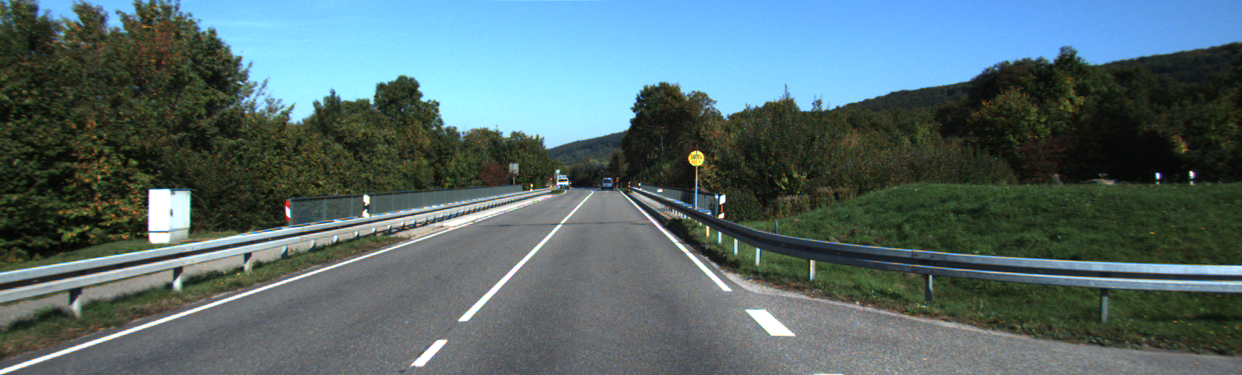
//> input picture input.png, 1242 x 375 px
$ ./lab4   (built with g++ and OpenCV 4)
//> lines starting //> are read from the running program, lines starting //| are printed output that depends on the picture; after the words box and inside, x2 and y2 are one past the last pixel; in counts of white or black regions, pixels touching at a corner belong together
//> further down, input_img is the input picture: 375 rows x 1242 cols, CV_8UC3; mean B, G, R 109, 106.5, 85.4
### RoadFinder.h
#include <opencv2/opencv.hpp>

using namespace cv;
using namespace std;

class RoadFinder {
public:

	// constructor
	RoadFinder(Mat input_img, int low_thrsh_canny, const int max_low_thrsh_canny, const int canny_ratio, const int canny_ker,
		int thrsh_hough, double rho_hough, double theta_hough, String window_name);

	//methods
	Mat generate_Canny();
	Mat generate_Hough(bool find_lines, bool find_circles);

	//variables

	Mat input_img;
	String window_name;

	//canny
	int low_thrsh_canny;
	int max_low_thrsh_canny;
	int canny_ratio;
	int canny_ker;

	int gauss_size;
	double gauss_std;

	Mat input_gray;
	Mat edge_img;

	//hough
	int thrsh_hough;
	double rho_hough;
	double theta_hough;
	int circles_thrsh;

	Mat lines_img;
	Mat circles_img;
	vector<Vec3f> lines;
	vector<Vec3f> circles;

};

### RoadFinder.cpp
#include "RoadFinder.h"


using namespace cv;
using namespace std;

// constructor
RoadFinder::RoadFinder(Mat input_img, int low_thrsh_canny, const int max_low_thrsh_canny, const int canny_ratio, const int canny_ker,
	int thrsh_hough, double rho_hough, double theta_hough, String window_name)
{
	this->input_img = input_img;

	this->low_thrsh_canny = low_thrsh_canny;
	this->max_low_thrsh_canny = max_low_thrsh_canny;
	this->canny_ratio = canny_ratio;
	this->canny_ker = canny_ker;

	this->thrsh_hough = thrsh_hough;
	this->rho_hough = rho_hough;
	this->theta_hough = theta_hough;

	this->window_name = window_name;

	this->input_gray.create(input_img.size(), input_img.type());
	this->edge_img.create(input_img.size(), input_img.type());
	this->lines_img.create(input_img.size(), input_img.type());
	this->circles_img.create(input_img.size(), input_img.type());
}

//methods
Mat RoadFinder::generate_Canny() {
	//convert to gray level
	cvtColor(input_img, input_gray, COLOR_BGR2GRAY);
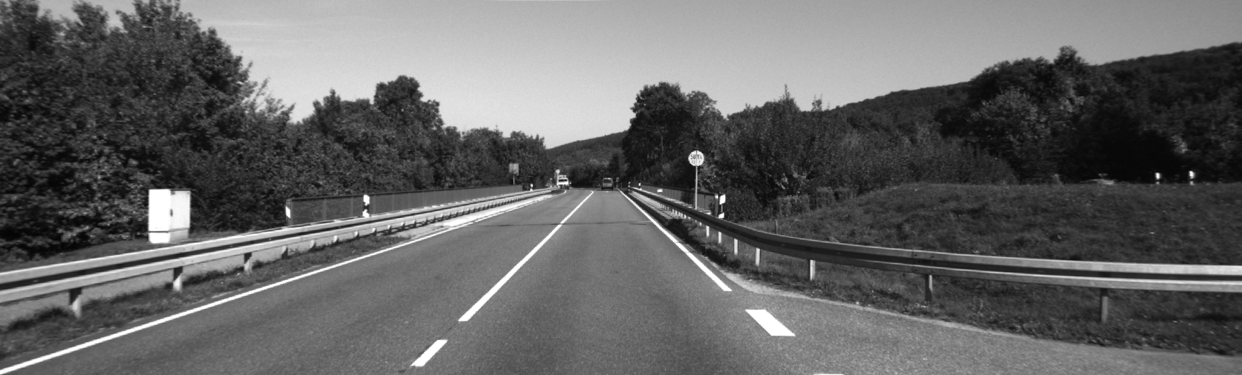
//> input_gray: 375 rows x 1242 cols, CV_8UC1; min 4, max 255, mean 100.5
	//apply a gaussian kernel (useless, set size and std at 0)
	GaussianBlur(input_gray, input_gray, Size(2*gauss_size+1, 2*gauss_size+1), gauss_std, gauss_std);
	//canny
	Canny(input_gray, edge_img, low_thrsh_canny, low_thrsh_canny * canny_ratio, canny_ker);
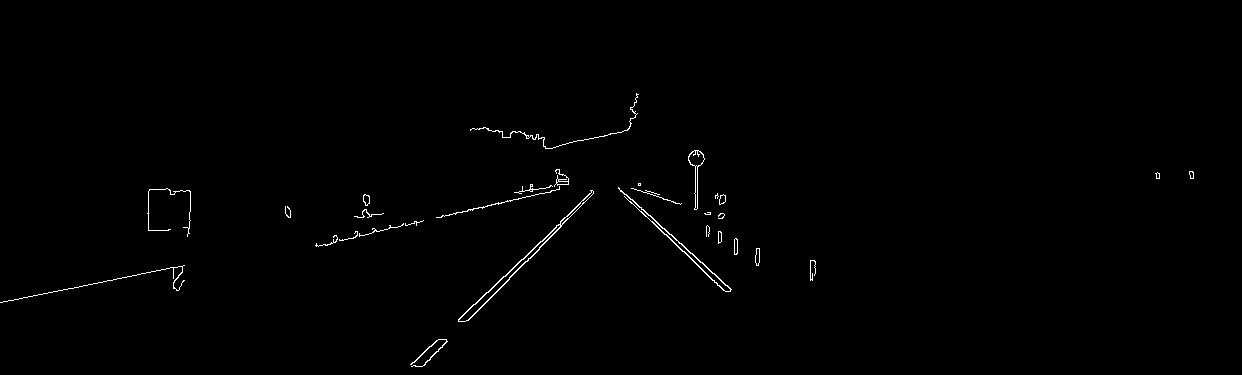
//> edge_img: 375 rows x 1242 cols, CV_8UC1; 0.6% white in thin lines or dots, all inside (x1, y1, x2, y2) = (0, 93, 1194, 367)

	//return
	return edge_img.clone();
}

Mat RoadFinder::generate_Hough(bool find_lines, bool find_circles) {
//> called with find_lines = true, find_circles = true

	Mat out = input_img.clone();

	//lines detection
	if (find_lines) {
		HoughLines(edge_img, lines, rho_hough, theta_hough, thrsh_hough);
//> lines = 2 items: [556, 0.79, 191], [-305, 2.36, 108]
		///*
		// Draw the lines,
		//I think this section is quiet interesting although it makes the image different from the reference
		//comment this for cycle to get the image without the lines
		for (size_t i = 0; i < lines.size(); i++)
		{
			float rho = lines[i][0], theta = lines[i][1];
			Point pt1, pt2;
			double a = cos(theta), b = sin(theta);
			double x0 = a * rho, y0 = b * rho;
			pt1.x = cvRound(x0 + 1000 * (-b));
			pt1.y = cvRound(y0 + 1000 * (a));
			pt2.x = cvRound(x0 - 1000 * (-b));
			pt2.y = cvRound(y0 - 1000 * (a));
			cv::line(out, pt1, pt2, Scalar(0, 0, 255), 1, LINE_AA);
		}
//> this loop made 2 passes
//> (rho, theta, a, b, x0, y0) on passes 1 to 2: (556, 0.785, 0.707, 0.707, 393.2, 393.2), (-305, 2.36, -0.707, 0.707, 215.7, -215.7)
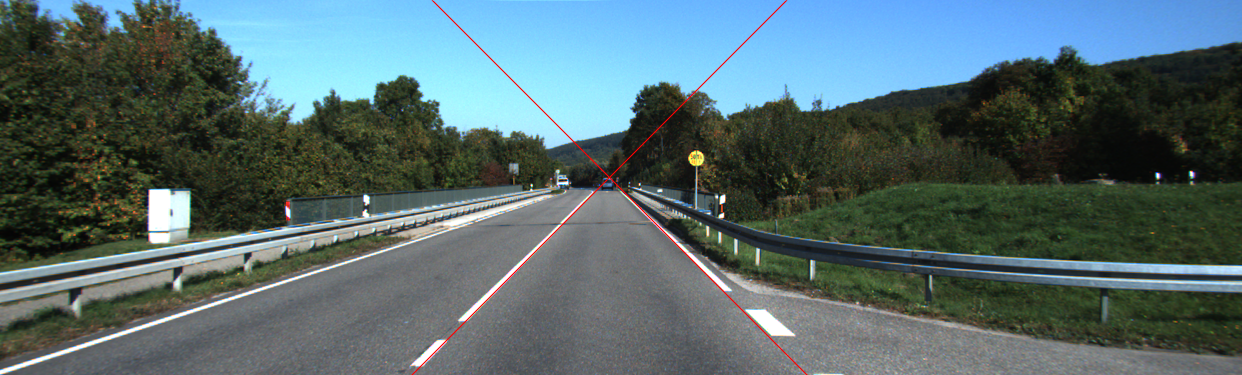
//> out: 375 rows x 1242 cols, CV_8UC3; 0.48% of pixels changed, all inside (x1, y1, x2, y2) = (411, 0, 808, 375)
		//*/

		//draw triangle
		if (lines.size()>1) {
			//note that the 2 strongest lines are always the first 2
			float rhoA = lines[0][0], thetaA = lines[0][1];
//> rhoA = 556; thetaA = 0.785
			float rhoB = lines[1][0], thetaB = lines[1][1];
//> rhoB = -305; thetaB = 2.36
			double aA = cos(thetaA), bA = sin(thetaA);
//> aA = 0.707; bA = 0.707
			double aB = cos(thetaB), bB = sin(thetaB);
//> aB = -0.707; bB = 0.707
			Point ptA, ptB, ptC;
			ptA.y = cvRound(out.rows - 1); //y is on the first row for A and B
//> ptA = Point(0, 374)
			ptB.y = ptA.y;
//> ptB = Point(0, 374)
			ptA.x = cvRound((rhoA - ptA.y * bA) / aA);
//> ptA = Point(412, 374)
			ptB.x = cvRound((rhoB - ptB.y * bB) / aB);
//> ptB = Point(805, 374)

			//find intersection of the 2 lines at point ptC
			ptC.y = cvRound((rhoA/aA - rhoB/aB) / (bA / aA - bB / aB));
//> ptC = Point(0, 177)
			ptC.x = cvRound((rhoB - ptC.y * bB) / aB);
//> ptC = Point(608, 177)

			vector<Point> triangle = { ptA,ptB,ptC };
//> triangle = 3 Points (x, y): [412, 374], [805, 374], [608, 177]
			fillConvexPoly(out, triangle, Scalar(100, 100, 255), LINE_AA);
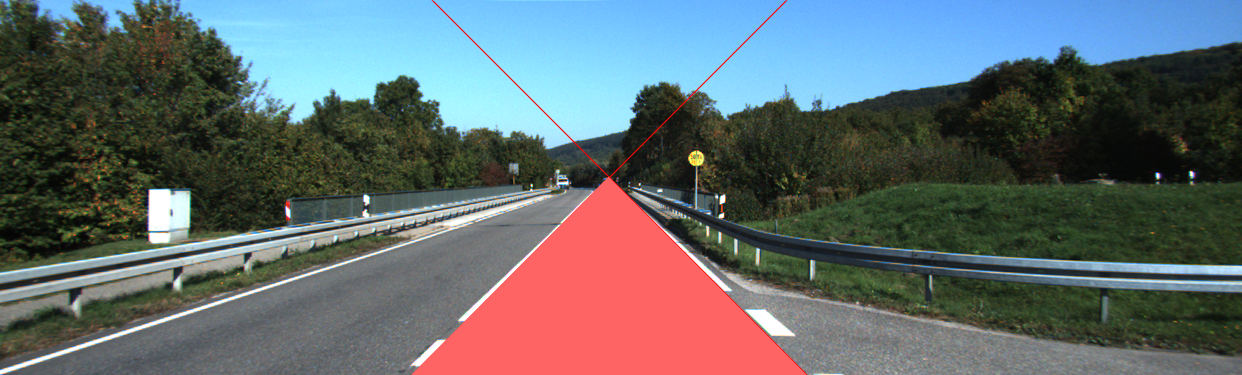
//> out: 375 rows x 1242 cols, CV_8UC3; 8.48% of pixels changed, all inside (x1, y1, x2, y2) = (411, 177, 807, 375)
		}

	}
	//circles detection
	if (find_circles) {
		HoughCircles(input_gray, circles, HOUGH_GRADIENT, 1.5, 1, 3*low_thrsh_canny, circles_thrsh);
//> circles = 1 circle (x, y, radius): [695.2, 158.2, 7.5]
		//draw the circles
		for (size_t i = 0; i < circles.size(); i++)
		{
			Vec3i c = circles[i];
			Point center = Point(c[0], c[1]);
			int radius = c[2];
			circle(out, center, radius, Scalar(255, 0, 255), FILLED, LINE_AA);
		}
//> this loop made 1 pass
//> (center, radius) on pass 1: (Point(695, 158), 8)
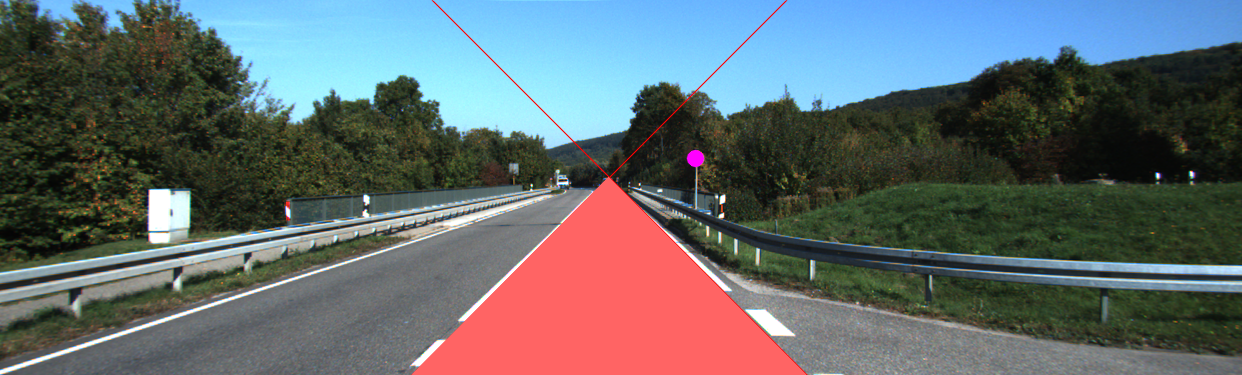
//> out: 375 rows x 1242 cols, CV_8UC3; 0.06% of pixels changed, all inside (x1, y1, x2, y2) = (686, 149, 705, 168)
	}
	return out;
}

### lab4.cpp
#include <opencv2/opencv.hpp>
#include "RoadFinder.h"

/*
comments:
-I manage the imgshow outside of the class to have more control
-some variables inn the class are probably useless, but I added them anyway

-I used the same slider for the canny to tune the hough circle threshold (3* is the value that make things work)

*/

using namespace cv;

//parameters
//canny
const int max_low_thrsh_canny = 1000;
const int canny_ratio = 3;
const int canny_ker = 3;

const bool find_lines = true;
const bool find_circles = true;

const int max_thrsh_hough = 1000;

String window_name = "Road Finder";
String canny_string = "Canny";
String hough_string = "Hough";

void onCannyTrackbarThrsh(int pos, void* userdata);
void onCannyTrackbarSize(int pos, void* userdata);
void onCannyTrackbarStd(int pos, void* userdata);
void onHoughTrackbarThrsh(int pos, void* userdata);
void onHoughTrackbarRho(int pos, void* userdata);
void onHoughTrackbarTheta(int pos, void* userdata);
void onHoughTrackbarCircle(int pos, void* userdata);


int main(void)
{

	//load the image input.png
	Mat input_img = imread("input.png");

	namedWindow(canny_string, WINDOW_NORMAL);
	namedWindow(hough_string, WINDOW_NORMAL);

	//variable params
	int low_thrsh_canny = 280;
	int thrsh_hough = 100;
	int rho_hough = 1;
	int theta_hough = 5;
	int gauss_size = 0;
	int gauss_std = 0;
	int circles_thrsh = 40;

	RoadFinder road_finder = RoadFinder(input_img, low_thrsh_canny, max_low_thrsh_canny, canny_ratio, canny_ker,
		thrsh_hough, rho_hough, theta_hough*(CV_PI/180), window_name);

	createTrackbar("Canny threshold", canny_string, &low_thrsh_canny, max_low_thrsh_canny, onCannyTrackbarThrsh,
		static_cast<void*>(&road_finder));
	createTrackbar("gauss_size", canny_string, &gauss_size, 100, onCannyTrackbarSize,
		static_cast<void*>(&road_finder));
	createTrackbar("gauss_std", canny_string, &gauss_std, 150, onCannyTrackbarStd,
		static_cast<void*>(&road_finder));

	createTrackbar("Hough threshold", hough_string, &thrsh_hough, max_thrsh_hough, onHoughTrackbarThrsh,
		static_cast<void*>(&road_finder));
	createTrackbar("rho_hough", hough_string, &rho_hough, 20, onHoughTrackbarRho,
		static_cast<void*>(&road_finder));
	createTrackbar("theta_hough", hough_string, &theta_hough, 100, onHoughTrackbarTheta,
		static_cast<void*>(&road_finder));
	createTrackbar("circles_thrsh", hough_string, &circles_thrsh, 100, onHoughTrackbarCircle,
		static_cast<void*>(&road_finder));


	road_finder.gauss_size = gauss_size;
	road_finder.gauss_std = gauss_std / 10;
	road_finder.circles_thrsh = circles_thrsh;

	imshow(canny_string, road_finder.generate_Canny());
	imshow(hough_string, road_finder.generate_Hough(find_lines, find_circles));

	waitKey(0);
	return 0;
}


void onCannyTrackbarThrsh(int thrsh, void* userdata) {
	RoadFinder* road_finder = static_cast<RoadFinder*>(userdata);
	road_finder->low_thrsh_canny = thrsh;
	Mat out = road_finder->generate_Canny();
	imshow(canny_string, out);
}

void onCannyTrackbarSize(int gauss_size, void* userdata) {
	RoadFinder* road_finder = static_cast<RoadFinder*>(userdata);
	cout << road_finder->gauss_size << endl;
	road_finder->gauss_size = gauss_size;
	cout << road_finder->gauss_size << endl;
	Mat out = road_finder->generate_Canny();
	imshow(canny_string, out);
}

void onCannyTrackbarStd(int gauss_std, void* userdata) {
	RoadFinder* road_finder = static_cast<RoadFinder*>(userdata);
	road_finder->gauss_std = gauss_std;
	Mat out = road_finder->generate_Canny();

	imshow(canny_string, out);
}

void onHoughTrackbarThrsh(int thrsh, void* userdata) {
	RoadFinder* road_finder = static_cast<RoadFinder*>(userdata);
	road_finder->thrsh_hough = thrsh;
	Mat out = road_finder->generate_Hough(true, false);
//> the loop in generate_Hough (call 2), `for (size_t i = 0; i < lines.size(); i++)` made 2 passes
	imshow(hough_string, out);
}

void onHoughTrackbarRho(int rho, void* userdata) {
	RoadFinder* road_finder = static_cast<RoadFinder*>(userdata);
	if (rho < 1) return;
	road_finder->rho_hough = rho;
	Mat out = road_finder->generate_Hough(true, false);
	imshow(hough_string, out);
}

void onHoughTrackbarTheta(int theta, void* userdata) {
	RoadFinder* road_finder = static_cast<RoadFinder*>(userdata);
	if (theta < 1) return;
	road_finder->theta_hough = theta*(CV_PI/180);
	Mat out = road_finder->generate_Hough(true, false);
	imshow(hough_string, out);
}

void onHoughTrackbarCircle(int circles_thrsh, void* userdata) {
	RoadFinder* road_finder = static_cast<RoadFinder*>(userdata);
	if (circles_thrsh < 1) return;
	road_finder->circles_thrsh = circles_thrsh;
	Mat out = road_finder->generate_Hough(false, true);
//> the loop in generate_Hough (call 5), `for (size_t i = 0; i < circles.size(); i++)` made 1 pass
//> after the loop in generate_Hough (call 5), `for (size_t i = 0; i < circles.size(); i++)`:
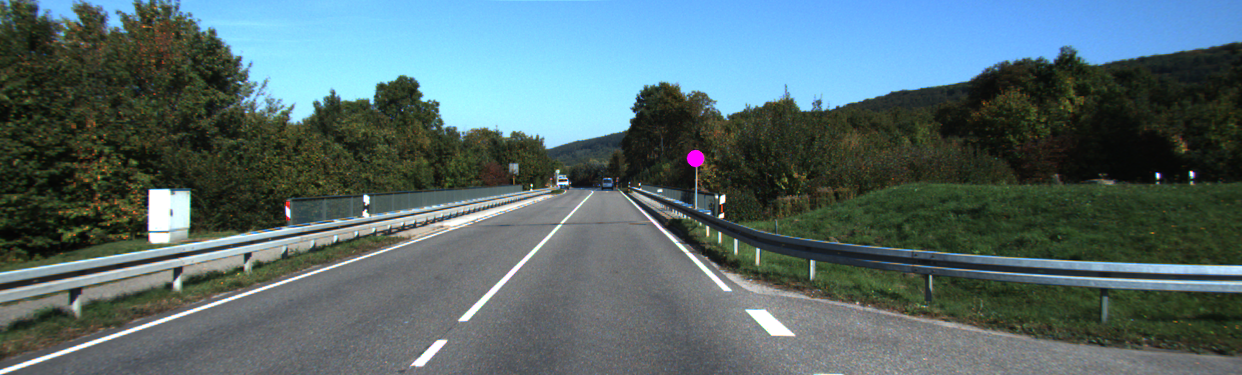
//> out: 375 rows x 1242 cols, CV_8UC3; 0.06% of pixels changed, all inside (x1, y1, x2, y2) = (686, 149, 705, 168)
	imshow(hough_string, out);
}
